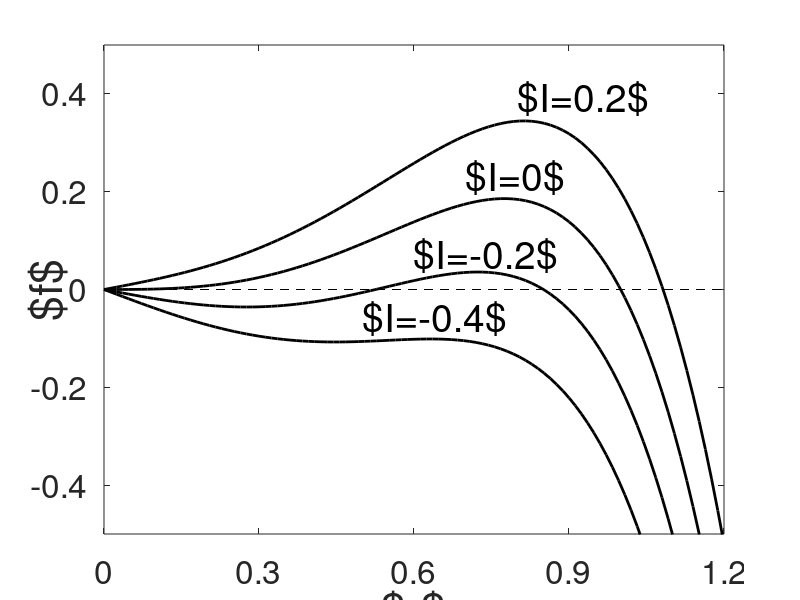

Reproduce this figure in MATLAB.
I=-0.2;
r=[0:100]/100*1.2;
subplot(111);
plot(r,I*r+r.^3-r.^5,'-k','Linewidth',2);
hold on;
I=0;
plot(r,I*r+r.^3-r.^5,'-k','Linewidth',2);
I=0.2;
plot(r,I*r+r.^3-r.^5,'-k','Linewidth',2);
I=-0.4;
plot(r,I*r+r.^3-r.^5,'-k','Linewidth',2);
set(gca,'Fontsize',24);
xlabel('$r$','Fontsize',32); ylabel('$f$','Fontsize',32);
axis([0,1.2,-0.5,0.5]);
set(gca,'Xtick',[0:0.3:1.2]);
plot([0,1.2],[0,0],'--k');
text(0.7,0.23,'$I=0$','Fontsize',28)
text(0.6,0.07,'$I=-0.2$','Fontsize',28)
text(0.8,0.39,'$I=0.2$','Fontsize',28)
text(0.5,-0.06, '$I=-0.4$','Fontsize',28);
set(get(gca,'ylabel'),'position',[-0.07 0 0])
hold off;
shg;
